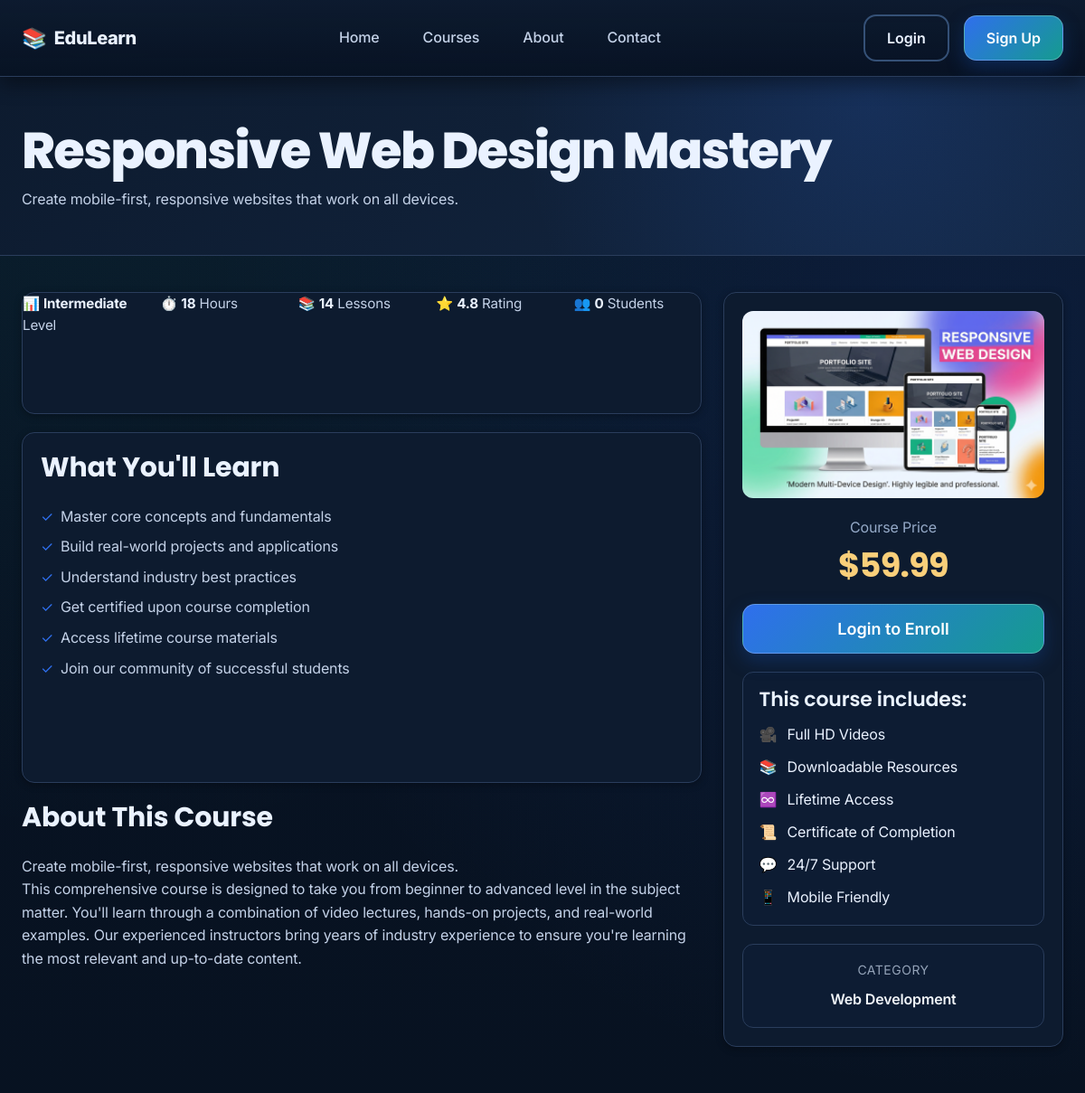
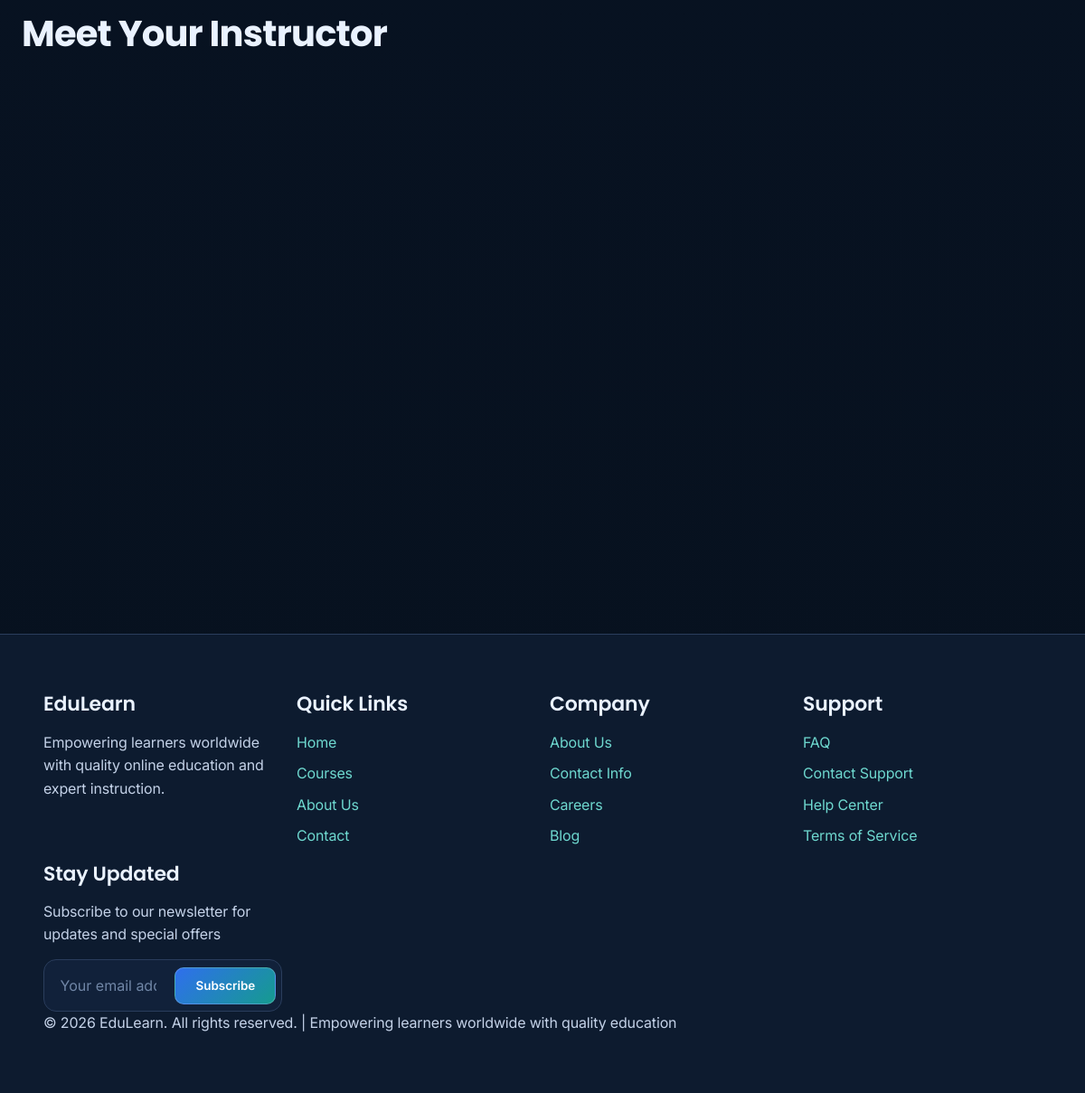
Page /pages/course-detail.php?id=2 on the committed database (2 pictures, top to bottom).
### tables this page shows
CREATE TABLE IF NOT EXISTS courses (
    id INT AUTO_INCREMENT PRIMARY KEY,
    title VARCHAR(255) NOT NULL,
    description TEXT NOT NULL,
    category VARCHAR(100) NOT NULL,
    instructor_id INT NOT NULL,
    thumbnail VARCHAR(255),
    level ENUM('beginner', 'intermediate', 'advanced') DEFAULT 'beginner',
    price DECIMAL(10, 2) DEFAULT 49.99,
    rating DECIMAL(3, 1) DEFAULT 4.8,
    students_count INT DEFAULT 0,
    duration_hours INT DEFAULT 20,
    lessons_count INT DEFAULT 15,
    status ENUM('published', 'draft', 'archived') DEFAULT 'published',
    created_at TIMESTAMP DEFAULT CURRENT_TIMESTAMP,
    updated_at TIMESTAMP DEFAULT CURRENT_TIMESTAMP ON UPDATE CURRENT_TIMESTAMP,
    FOREIGN KEY (instructor_id) REFERENCES users(id),
    INDEX (category),
    INDEX (instructor_id),
    INDEX (status)
);

### pages/course-detail.php (the view, shortened to what this page needs)
<?php
include '../includes/header.php';
include '../includes/database.php';
function get_course_thumbnail_path_detail($thumbnail, $category) {
    $image_root = dirname(__DIR__) . '/images/';
    $fallback_by_category = array(
        'Web Development' => 'course-web-design.png',
        'Database' => 'course-database.png',
        'JavaScript' => 'course-javascript.png',
        'Programming' => 'course-python.png'
    );
    if (!empty($thumbnail) && file_exists($image_root . $thumbnail)) {
        return '../images/' . $thumbnail;
    }
    $fallback = $fallback_by_category[$category] ?? 'course-web-design.png';
    return '../images/' . $fallback;
}
$course_id = isset($_GET['id']) ? intval($_GET['id']) : 0;
$is_logged_in = isset($_SESSION['logged_in']) && $_SESSION['logged_in'] === true;
$course_query = "
    SELECT c.*, u.fullname as instructor_name, u.email as instructor_email,
           u.bio as instructor_bio, u.profile_picture as instructor_picture,
           i.title as instructor_title, i.expertise, i.experience_years, i.rating as instructor_rating,
           i.courses_created, i.students_taught
    FROM courses c
    LEFT JOIN users u ON c.instructor_id = u.id
    LEFT JOIN instructors i ON u.id = i.user_id
    WHERE c.id = " . $course_id;
$course_result = mysqli_query($connection, $course_query);
$course = mysqli_fetch_assoc($course_result);
$is_enrolled = false;
$learning_outcomes = array(
    "Master core concepts and fundamentals",
    "Build real-world projects and applications",
    "Understand industry best practices",
    "Get certified upon course completion",
    "Access lifetime course materials",
    "Join our community of successful students"
);
?>
<section class="page-header">
    <div class="container">
        <h1><?php echo htmlspecialchars($course['title']); ?></h1>
        <p><?php echo htmlspecialchars($course['description']); ?></p>
    </div>
</section>
<section class="course-detail">
    <div class="container">
        <div class="course-detail-grid">
            <div class="course-detail-content">
                <div class="course-info-bar">
                    <div class="course-info-item">
                        <span>📊</span>
                        <strong><?php echo $course['level'] ? ucfirst($course['level']) : 'Beginner'; ?></strong> Level
                    </div>
                    <div class="course-info-item">
                        <span>⏱️</span>
                        <strong><?php echo $course['duration_hours'] ?? 20; ?></strong> Hours
                    </div>
                    <div class="course-info-item">
                        <span>📚</span>
                        <strong><?php echo $course['lessons_count'] ?? 15; ?></strong> Lessons
                    </div>
                    <div class="course-info-item">
                        <span>⭐</span>
                        <strong><?php echo $course['rating'] ?? 4.8; ?></strong> Rating
                    </div>
                    <div class="course-info-item">
                        <span>👥</span>
                        <strong><?php echo number_format($course['students_count'] ?? 0); ?></strong> Students
                    </div>
                </div>
                <div class="learning-outcomes">
                    <h3>What You'll Learn</h3>
                    <ul class="outcomes-list">
                        <?php foreach ($learning_outcomes as $outcome): ?>
                            <li><?php echo htmlspecialchars($outcome); ?></li>
                        <?php endforeach; ?>
                    </ul>
                </div>
                <div>
                    <h3>About This Course</h3>
                    <p><?php echo nl2br(htmlspecialchars($course['description'])); ?></p>
                    <p>This comprehensive course is designed to take you from beginner to advanced level in the subject matter. You'll learn through a combination of video lectures, hands-on projects, and real-world examples. Our experienced instructors bring years of industry experience to ensure you're learning the most relevant and up-to-date content.</p>
                </div>
            </div>
            <div>
                <div class="course-sidebar">
                    <div class="course-thumbnail">
                        <img class="course-sidebar-thumbnail" src="<?php echo htmlspecialchars(get_course_thumbnail_path_detail($course['thumbnail'] ?? '', $course['category'] ?? '')); ?>" alt="<?php echo htmlspecialchars($course['title']); ?>">
                    </div>
                    <div class="course-price-block">
                        <p class="course-price-label">Course Price</p>
                        <h2 class="course-price-value">$<?php echo number_format($course['price'] ?? 49.99, 2); ?></h2>
                    </div>
                    <div style="margin-bottom: 1.2rem;">
                        <?php if ($is_logged_in): ?>
                            <?php if ($is_enrolled): ?>
                                <button class="btn btn-success btn-large" disabled style="cursor: default; opacity: 0.8;">✓ Already Enrolled</button>
                            <?php else: ?>
                                <form method="POST" action="../includes/action-enroll.php" style="width: 100%;">
                                    <input type="hidden" name="course_id" value="<?php echo $course['id']; ?>">
                                    <button type="submit" class="btn btn-primary btn-large">Enroll Now</button>
                                </form>
                            <?php endif; ?>
                        <?php else: ?>
                            <button class="btn btn-primary btn-large" onclick="window.location.href='login.php'">Login to Enroll</button>
                        <?php endif; ?>
                    </div>
                    <div class="course-features" style="margin-bottom: 1.2rem;">
                        <h4>This course includes:</h4>
                        <ul class="feature-list">
                            <li><span>🎥</span> <span>Full HD Videos</span></li>
                            <li><span>📚</span> <span>Downloadable Resources</span></li>
                            <li><span>♾️</span> <span>Lifetime Access</span></li>
                            <li><span>📜</span> <span>Certificate of Completion</span></li>
                            <li><span>💬</span> <span>24/7 Support</span></li>
                            <li><span>📱</span> <span>Mobile Friendly</span></li>
                        </ul>
                    </div>
                    <div class="course-category-box" style="text-align: center;">
                        <p style="color: #94a3b8; margin-bottom: 0.5rem; font-size: 0.875rem; text-transform: uppercase; letter-spacing: 0.5px;">Category</p>
                        <p style="font-weight: 600; color: #f1f5f9; margin: 0;"><?php echo htmlspecialchars($course['category']); ?></p>
                    </div>
                </div>
            </div>
        </div>
        <div class="mt-3xl">
            <h2 style="margin-bottom: 2rem;">Meet Your Instructor</h2>
        </div>
    </div>
</section>
<?php
include '../includes/footer.php';
?>

### rows in the picture
courses: title "Responsive Web Design Mastery", description "Create mobile-first, responsive websites that work on all devices.", level "Intermediate", duration_hours "18", lessons_count "14", rating "4.8", students_count "0", thumbnail+category (picture), price "59.99", category "Web Development"

### other values in the picture
$outcome "Master core concepts and fundamentals"
$outcome "Build real-world projects and applications"
$outcome "Understand industry best practices"
$outcome "Get certified upon course completion"
$outcome "Access lifetime course materials"
$outcome "Join our community of successful students"
